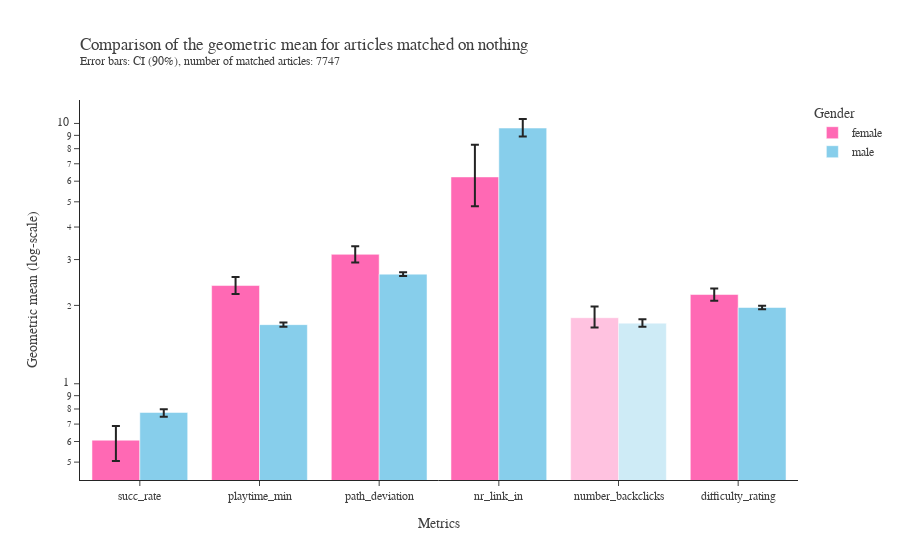

Notebook cell for this chart:
### Markdown cell above
In summary we see, that at a confidence interval of 90%, we see a significant difference in 4 out of 6 metrics.

### Code cell
summary_figure(naive_summary, len(people_target_paths), "nothing", "naive_summary", opacity=[1,1,1,1,0.4,1])

### Figure 1 — Plotly figure (JSON) as saved in the notebook; plotly's stock layout.template omitted (floating-point values rounded to 4 significant figures)
{"data": [{"error_y": {"array": [0.081, 0.189, 0.235, 2.043, 0.186, 0.121], "arrayminus": [0.102, 0.171, 0.218, 1.422, 0.148, 0.12], "type": "data"}, "hovertemplate": "Geometric mean: %{y}", "marker": {"color": ["hotpink", "hotpink", "hotpink", "hotpink", "hotpink", "hotpink"], "opacity": [1, 1, 1, 1, 0.4, 1]}, "name": "female", "type": "bar", "x": ["succ_rate", "playtime_min", "path_deviation", "nr_link_in", "number_backclicks", "difficulty_rating"], "y": [0.607, 2.384, 3.142, 6.231, 1.794, 2.202]}, {"error_y": {"array": [0.022, 0.031, 0.042, 0.799, 0.059, 0.029], "arrayminus": [0.029, 0.031, 0.041, 0.695, 0.054, 0.029], "type": "data"}, "hovertemplate": "Geometric mean: %{y}", "marker": {"color": ["skyblue", "skyblue", "skyblue", "skyblue", "skyblue", "skyblue"], "opacity": [1, 1, 1, 1, 0.4, 1]}, "name": "male", "type": "bar", "x": ["succ_rate", "playtime_min", "path_deviation", "nr_link_in", "number_backclicks", "difficulty_rating"], "y": [0.776, 1.687, 2.637, 9.602, 1.709, 1.963]}], "layout": {"barmode": "group", "font": {"color": "#404040", "family": "Times New Roman, serif"}, "legend": {"title": {"text": "Gender"}}, "title": {"text": "Comparison of the geometric mean for articles matched on nothing<br><sup>Error bars: CI (90%), number of matched articles: 7747</sup>", "x": 0, "xref": "paper"}, "xaxis": {"title": {"text": "Metrics"}}, "yaxis": {"title": {"text": "Geometric mean (log-scale)"}, "type": "log"}}}
